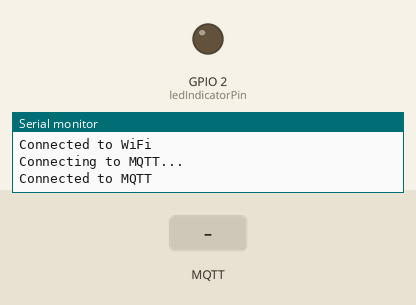
Simulated run of this sketch. Board: ESP32. Parts: output pins drawn as LEDs (lit = HIGH), the last lines printed to the serial monitor. Dashed ring = blinking. Inputs (shaded band) come from the test bench. WiFi joins after 1.5 s; servers stay silent unless stated; no MQTT or app messages arrive unless stated.

Above: at 3.2 s.
3.3 s: MQTT message "1" arrives on the first subscribed topic
At 3.7 s:
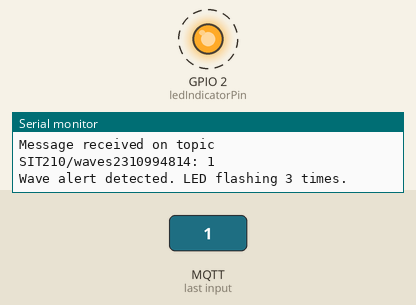
6.3 s: MQTT message "0" arrives on the first subscribed topic
At 6.7 s:
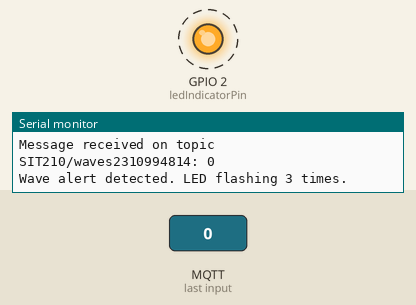
9.3 s: MQTT message "2" arrives on the first subscribed topic
At 9.7 s:
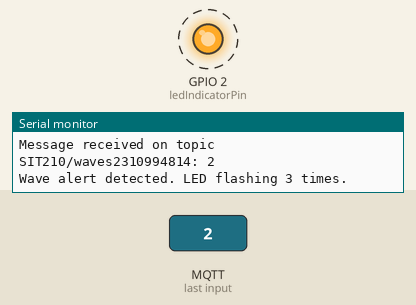
Timing chart, 0 to 13.3 s (numbered marks = the images above; inputs shaded):
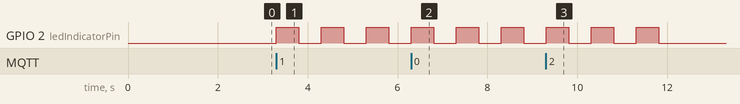

The sketch:

Receiver.ino
```cpp
#include <WiFi.h>
#include <PubSubClient.h>

// WiFi credentials
const char* wifiSSID = "realme";             // Your WiFi network SSID
const char* wifiPassword = "Realme25";       // Your WiFi network password

// MQTT broker details
const char* mqttBroker = "broker.emqx.io";  // MQTT broker address
const int mqttPortNumber = 1883;             // MQTT broker port number
const char* mqttTopicWaveAlert = "SIT210/waves2310994814";  // MQTT topic for Wave alerts
const char* mqttTopicPatAlert = "SIT210/pats2310994814";    // MQTT topic for  Pat alerts

WiFiClient wifiClient;
PubSubClient mqttClient(wifiClient);       // Create an MQTT client using the WiFi client

// Pin definition for LED
const int ledIndicatorPin = 2;

void setup()
{

  Serial.begin(115200);

  // Initialize LED pin as an output
  pinMode(ledIndicatorPin, OUTPUT);

  // Connect to WiFi network
  connectToWiFi();

  // Setup MQTT client with the broker details
  mqttClient.setServer(mqttBroker, mqttPortNumber);
  mqttClient.setCallback(mqttMessageHandler);

  // Connect to MQTT broker
  connectToMQTT();
}

void loop()
{
  // Reconnect to MQTT broker if the connection is lost
  if (!mqttClient.connected())
  {
    connectToMQTT();
  }

  // Handle incoming messages and maintain the MQTT connection
  mqttClient.loop();
}

void connectToWiFi()
{
 delay(10);
 Serial.println("Connecting to WiFi...");
 WiFi.begin(wifiSSID, wifiPassword);
do
{
    delay(1000);  // Delay of 1 second
    Serial.println("Connecting...");
}
  while (WiFi.status() != WL_CONNECTED);
  Serial.println("Connected to WiFi");     // Print the connection status once connected
}

// Function to connect to the MQTT broker
void connectToMQTT()
{
  // Try to connect to the MQTT broker until successful
  while (!mqttClient.connected())
  {
    Serial.println("Connecting to MQTT...");
    if (mqttClient.connect("ReceiverClient"))  // Attempt to connect with a client ID
    {
      Serial.println("Connected to MQTT");

      // Subscribe to the MQTT topics
      mqttClient.subscribe(mqttTopicWaveAlert);  // Subscribe to Wave alert topic
      mqttClient.subscribe(mqttTopicPatAlert);   // Subscribe to Pat alert topic
    }
    else
    {
      delay(5000);  // delay of 5 seconds
    }
  }
}

// Callback function to handle incoming MQTT messages
void mqttMessageHandler(char* topic, byte* payload, unsigned int length)
{
  Serial.print("Message received on topic ");
  Serial.print(topic);
  Serial.print(": ");

  // Print the message
  for (int i = 0; i < length; i++)
  {
    Serial.print((char)payload[i]);
  }
  Serial.println();

  // Determine action based on the topic
  if (strcmp(topic, mqttTopicWaveAlert) == 0)
  {
    Serial.println("Wave alert detected. LED flashing 3 times.");
    flashLED(3);  // Flash the LED 3 times for a "Wave" alert
  }
  else if (strcmp(topic, mqttTopicPatAlert) == 0)
  {
    Serial.println("Pat alert detected. LED flashing 5 times.");
    flashLED(5);  // Flash the LED 5 times for a "Pat" alert
  }
}

// Function to flash the LED
void flashLED(int flashCount)
{
  for (int i = 0; i < flashCount; i++)
  {
    digitalWrite(ledIndicatorPin, HIGH);
    delay(500);
    digitalWrite(ledIndicatorPin, LOW);
    delay(500);
  }
}
```

Measured:
- after the input at 3.3 s, GPIO 2 (ledIndicatorPin): alternates HIGH for 0.50 s and LOW for 0.50 s, starting at once
- after the input at 6.3 s, GPIO 2 (ledIndicatorPin): alternates HIGH for 0.50 s and LOW for 0.50 s, starting at once
- after the input at 9.3 s, GPIO 2 (ledIndicatorPin): alternates HIGH for 0.50 s and LOW for 0.50 s, 6 changes in all, then stays LOW, starting at once
